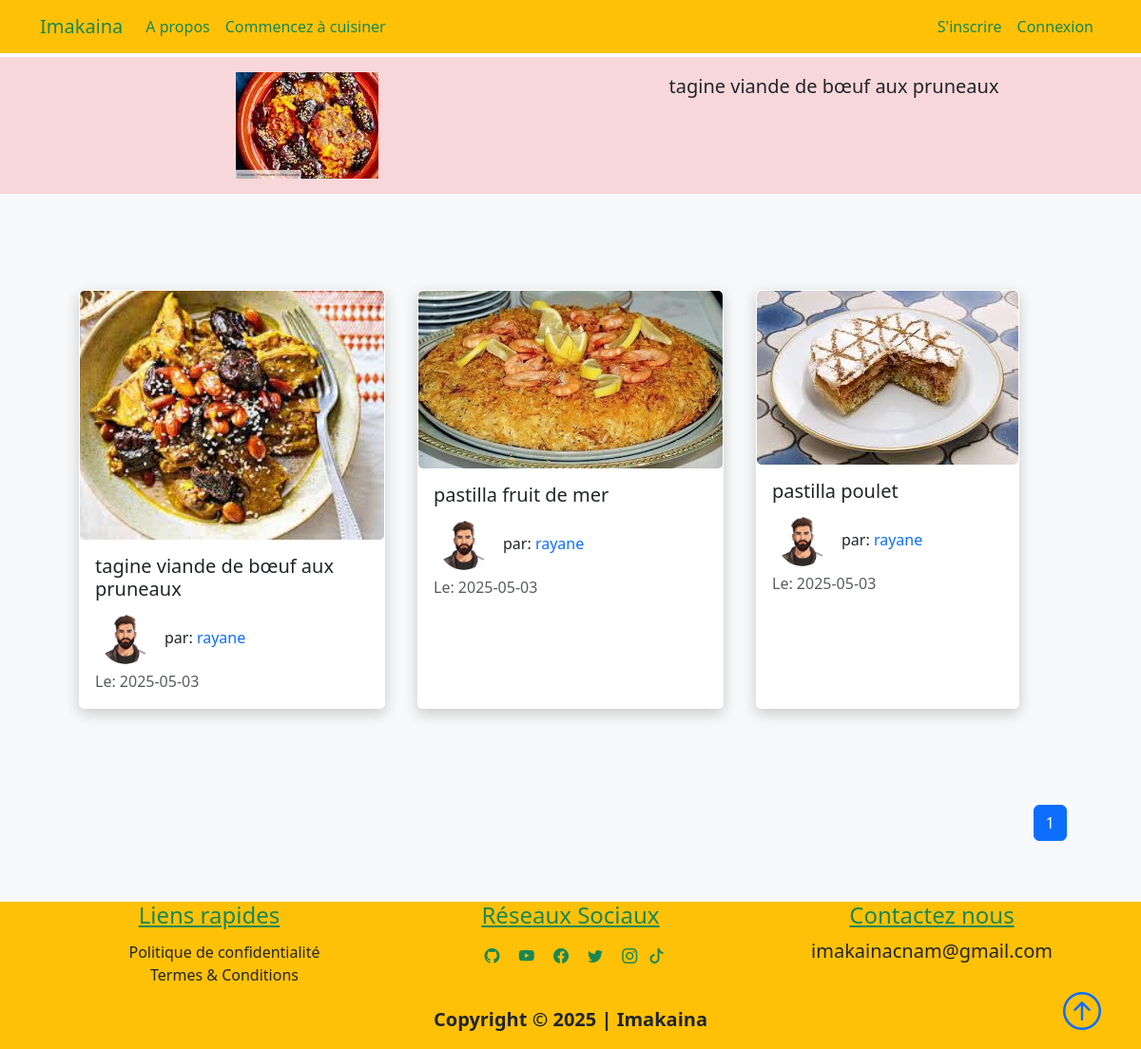
The page /tagine aux pruneaux on the database as committed earlier.
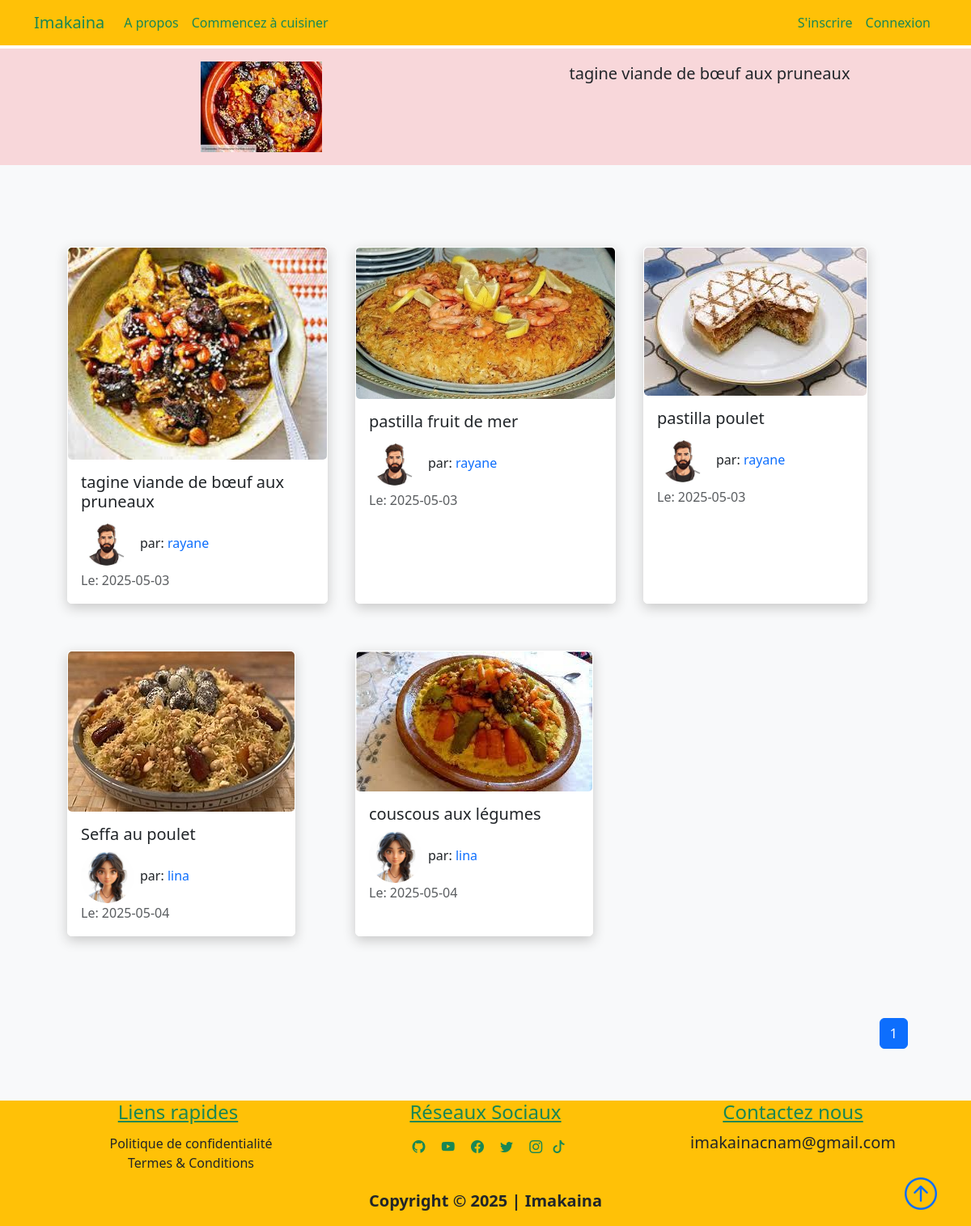
The same page on the database as committed later.
### projet/models.py (models this page shows, shortened)
class Recette(db.Model):
    id = db.Column(db.Integer, primary_key=True, autoincrement=True)
    title = db.Column(db.String(100), nullable=False)
    date_posted = db.Column(db.DateTime, nullable=False, default=datetime.utcnow)
    content = db.Column(db.Text, nullable=False)
    thumbnail = db.Column(
        db.String(20), nullable=False, default="default_thumbnail.jpg"
    )
    slug = db.Column(db.String(32), nullable=False)
    user_id = db.Column(db.Integer, db.ForeignKey("user.id"), nullable=False)
    plat_id = db.Column(db.Integer, db.ForeignKey("plat.id"), nullable=False)

class User(db.Model, UserMixin):
    id = db.Column(db.Integer, primary_key=True, autoincrement=True)
    fname = db.Column(db.String(25), nullable=False)
    lname = db.Column(db.String(25), nullable=False)
    username = db.Column(db.String(25), unique=True, nullable=False)
    email = db.Column(db.String(125), unique=True, nullable=False)
    image_file = db.Column(db.String(20), nullable=False, default="default.png")
    bio = db.Column(db.Text, nullable=True)
    password = db.Column(db.String(60), nullable=False)
    recettes = db.relationship("Recette", backref="author", lazy=True)

### projet/plats/routes.py (the view)
@plats_bp.route("/<string:plat_title>")
def plat(plat_title):
    plat = Plat.query.filter_by(title=plat_title).first()
    plat_id = plat.id if plat else None
    plat = Plat.query.get_or_404(plat_id)
    page = request.args.get("page", 1, type=int)
    recettes = Recette.query.filter_by(plat_id=plat_id).paginate(
        page=page, per_page=6
    )
    return render_template(
        "plat.html",
        title=plat.title,
        plat=plat,
        recettes=recettes,
    )

### projet/templates/plat.html (shortened to what this page needs)
{% extends "layout.html"%}
{% block content %}
<div class="container-fluid bg-danger-subtle text-dark text-center">
    <div class="container">
        <div class="row p-3">
            <div class="col-6">
                <img src="{{url_for('static', filename='plat_icons/'+plat.icon)}}" alt="">
            </div>
            <div class="col-6">
                <span class="lead text-dark">{{plat.description}}</span>
            </div>
        </div>
    </div>
</div>
<section class="bg-light">
    <div class="container p-5">
        <div class="row">
            {% for recette in recettes.items %}
            <div class="col-sm-12 col-md-6 col-lg-4 pb-5 d-flex align-items-stretch">
                <div class="card recette">
                    <img src="{{url_for('static', filename='recette_thumbnails/'+recette.thumbnail)}}" class="card-img">
                    <div class="card-body d-flex flex-column">
                        <h5 class="card-title">
                            <a class="text-decoration-none text-dark"
                                href="{{url_for('recettes.recette', recette_slug=recette.slug, plat=recette.plat_name.title)}}">{{recette.title}}</a>
                        </h5>
                        <span><img class="article-img rounded-circle"
                                src="{{url_for('static', filename='user_pics/'+recette.author.image_file)}}" alt="">par:
                            <a href="{{url_for('users.author', username=recette.author.username)}}"
                                class="link">{{recette.author.username}}</a></span>
                        <span class="text-muted">Le: {{recette.date_posted.strftime('%Y-%m-%d')}}</span>
                    </div>
                </div>
            </div>
            {% endfor %}
            <nav class="mt-5" aria-label="...">
                <ul class="pagination" style="display: flex; justify-content: flex-end">
                    {% for page_num in recettes.iter_pages(left_edge=1, right_edge=1, left_current=1, right_current=2) %}
                    {% if page_num %}
                    {% if recettes.page == page_num %}
                    <li class="page-item active">
                        <a href="{{url_for('plats.plat',plat_title=plat.title, page=page_num)}}"
                            class="page-link">{{page_num}}</a>
                    </li>
                    {%else%}
                    <li class="page-item">
                        <a href="{{ url_for('plats.plat', plat_title=plat.title, page=page_num) }}">
                            class="page-link">{{page_num}}</a>
                    </li>
                    {%endif%}
                    {% else %}
                    <span class="mx-2">...</span>
                    {% endif %}
                    {% endfor %}
                </ul>
            </nav>
        </div>
    </div>
</section>
{% endblock content%}

Rows that differ between the two databases and show on the page:
added Recette: thumbnail (picture), title "Seffa au poulet", image_file (picture), author.username "lina", date_posted "2025-05-04"
added Recette: thumbnail (picture), title "couscous aux légumes", image_file (picture), author.username "lina", date_posted "2025-05-04"
